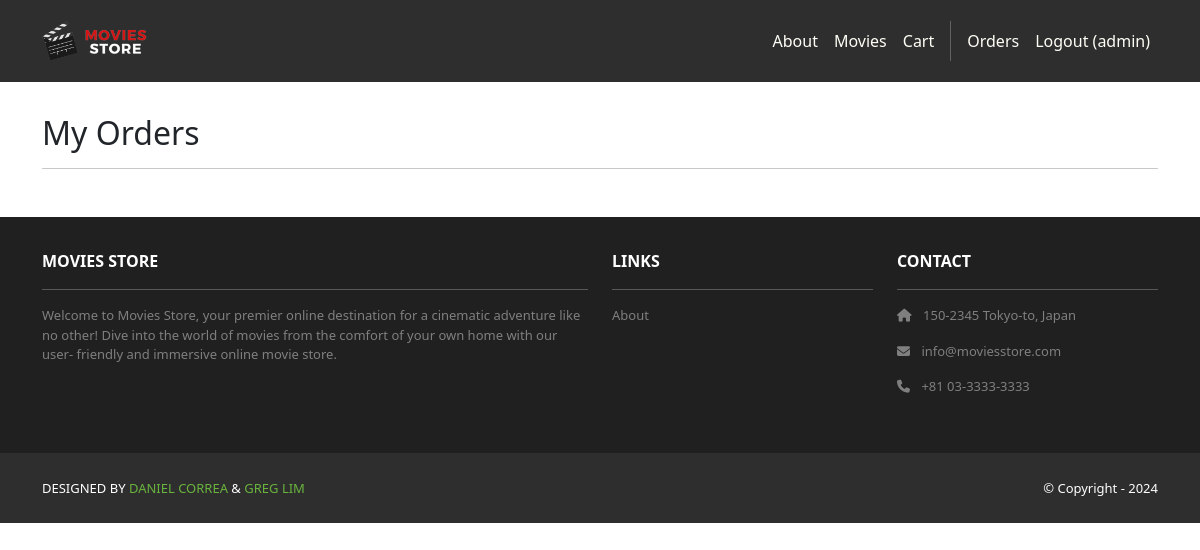
/accounts/orders/ (signed in), run on an earlier commit of the app's database.
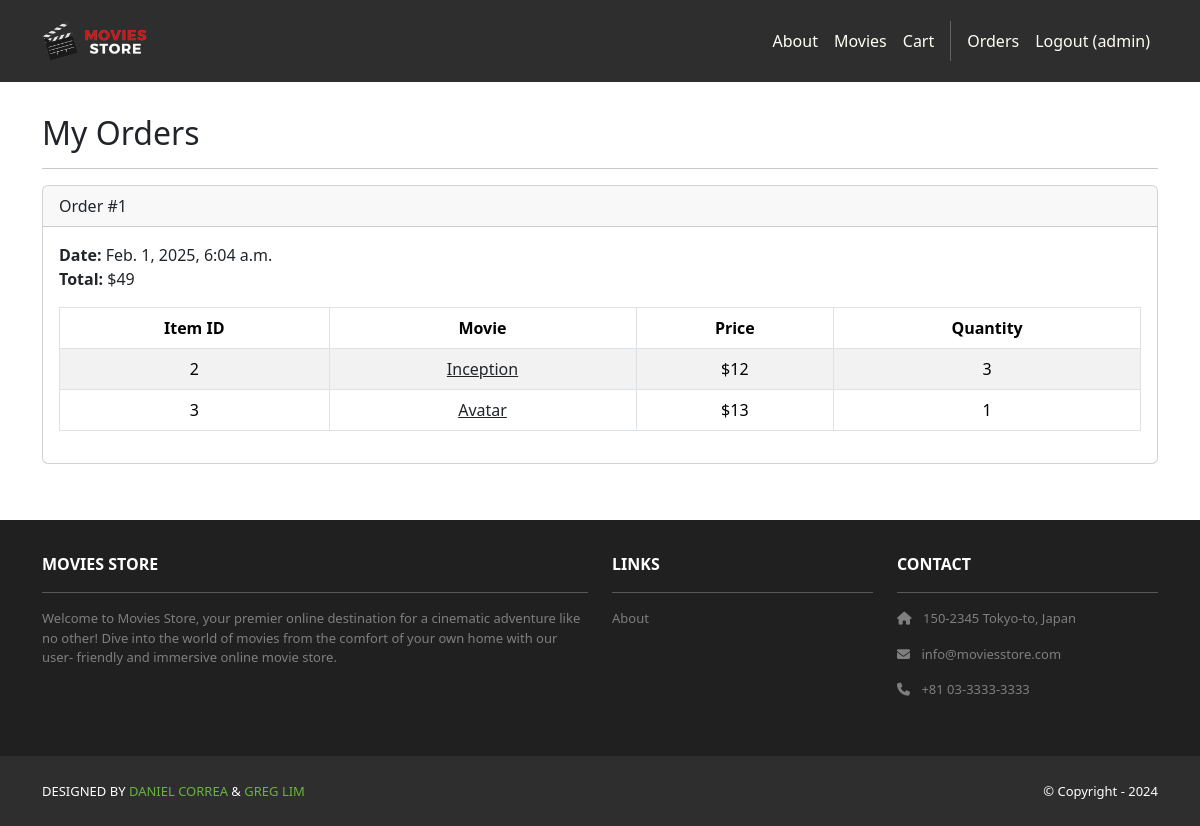
And on a later commit of the database.
### cart/models.py (models this page shows, shortened)
class Order(models.Model):
    id = models.AutoField(primary_key=True)
    total = models.IntegerField()
    date = models.DateTimeField(auto_now_add=True)
    user = models.ForeignKey(User, on_delete=models.CASCADE)

class Item(models.Model):
    id = models.AutoField(primary_key=True)
    price = models.IntegerField()
    quantity = models.IntegerField()
    order = models.ForeignKey(Order, on_delete=models.CASCADE)
    movie = models.ForeignKey(Movie, on_delete=models.CASCADE)

### movies/models.py (models this page shows, shortened)
class Movie(models.Model):
    id = models.AutoField(primary_key=True)
    name = models.CharField(max_length=255)
    price = models.IntegerField()
    description = models.TextField()
    image = models.ImageField(upload_to='movie_images/')

### accounts/views.py (the view)
# urls.py: path('orders/', views.orders, name='accounts.orders'),
@login_required
def orders(request):
    template_data = {}
    template_data['title'] = 'Orders'
    template_data['orders'] = request.user.order_set.all()
    return render(request, 'accounts/orders.html',
        {'template_data': template_data})

### accounts/templates/accounts/orders.html
{% extends 'base.html' %}
{% block content %}
<div class="p-3">
    <div class="container">
        <div class="row mt-3">
            <div class="col mx-auto mb-3">
                <h2>My Orders</h2>
                <hr />
    {% for order in template_data.orders %}
    <div class="card mb-4">
        <div class="card-header">
            Order #{{ order.id }}
        </div>
        <div class="card-body">
        <b>Date:</b> {{ order.date }}<br />
        <b>Total:</b> ${{ order.total }}<br />
        <table class="table table-bordered table-striped text-center mt-3">
        <thead>
            <tr>
            <th scope="col">Item ID</th>
            <th scope="col">Movie</th>
            <th scope="col">Price</th>
            <th scope="col">Quantity</th>
            </tr>
        </thead>
    <tbody>
        {% for item in order.item_set.all %}
        <tr>
            <td>{{ item.movie.id }}</td>
            <td>
                <a class="link-dark" href="{% url 'movies.show' id=item.movie.id %}">
                {{ item.movie.name }}
                </a>
            </td>
            <td>${{ item.movie.price }}</td>
            <td>{{ item.quantity }}</td>
        </tr>
    {% endfor %}
    </tbody>
    </table>
    </div>
    </div>
    {% endfor %}
    </div>
    </div>
    </div>
</div>
{% endblock content %}

### moviesstore/templates/base.html (shortened to what this page needs)
<!DOCTYPE html>
<html>
  {% load static %}
  <head>
    <link
      href="https://cdn.jsdelivr.net/npm/bootstrap@5.3.3/dist/css/bootstrap.min.css"
      rel="stylesheet"
    />
    <link
      rel="stylesheet"
      href="https://cdnjs.cloudflare.com/ajax/libs/font-awesome/6.1.1/css/all.min.css"
    />
    <link
      rel="stylesheet"
      type="text/css"
      href="{% static 'css/style.css' %}"
    />
  </head>
  <body>
    <nav class="p-3 navbar navbar-dark bg-dark navbar-expand-lg">
      <div class="container">
        <a class="navbar-brand" href="{% url 'home.index' %}">
          <img src="{% static 'img/logo.png' %}" alt="logo" height="40" />
        </a>
        <div class="collapse navbar-collapse" id="navbarNavAltMarkup">
          <div class="navbar-nav ms-auto navbar-ml">
            <a class="nav-link" href="{% url 'home.about' %}">About</a>
            <a class="nav-link" href="{% url 'movies.index' %}">Movies</a>
            <a class="nav-link" href="{% url 'cart.index' %}">Cart</a>
              {% if user.is_authenticated %}
              <a class="nav-link"
                href="{% url 'accounts.orders' %}">Orders
              </a>
                 <a class="nav-link"
                 href="{% url 'accounts.logout' %}">Logout ({{user.username }})</a>
              {% endif %}
          </div>
        </div>
      </div>
    </nav>
    <div>{% block content %} {% endblock content %}</div>
    <section class="p-3 ms-footer d-none d-md-block">
      <div class="container">
        <div class="row mt-3 text-white">
          <div class="col-md-6 col-lg-6 col-xl-6 mx-auto mb-4">
            <b>MOVIES STORE</b>
            <hr />
            <p>
              Welcome to Movies Store, your premier online destination for a
              cinematic adventure like no other! Dive into the world of movies
              from the comfort of your own home with our user- friendly and
              immersive online movie store.
            </p>
          </div>
          <div class="col-md-3 col-lg-3 col-xl-3 mx-auto mb-4">
            <b>LINKS</b>
            <hr />
            <p><a class="nav-link" href="{% url 'home.about' %}"> About </a></p>
          </div>
          <div class="col-md-3 col-lg-3 col-xl-3 mx-auto mb-4">
            <b>CONTACT</b>
            <hr />
            <p><i class="fas fa-home me-2"></i> 150-2345 Tokyo-to, Japan</p>
            <p>
              <i class="fas fa-envelope me-2"></i>
              info@moviesstore.com
            </p>
            <p>
              <i class="fas fa-phone me-2"></i>
              +81 03-3333-3333
            </p>
          </div>
        </div>
      </div>
    </section>
    <section class="p-3 ms-footer-bottom bg-dark">
      <div class="container d-flex justify-content-between">
        <div class="me-5 text-white">
          <span
            >DESIGNED BY
            <a href="https://www.x.com/danielgarax" target="_blank"
              >DANIEL CORREA</a
            >
            &
            <a href="https://www.x.com/greglim81" target="_blank">GREG LIM</a>
          </span>
        </div>
        <div class="text-white">
          <span>© Copyright - 2024</span>
        </div>
      </div>
    </section>
  </body>
</html>

### moviesstore/static/css/style.css (style rules this page uses)
.navbar a.nav-link { color: #fffef6 !important; }
.bg-dark { background-color: #2e2e2e !important; }
.ms-footer { background-color: #202020; }
.ms-footer p { color: #7f7f7f; font-size: 13px; }
.ms-footer-bottom span { font-size: 13px; line-height: 38px; }
.ms-footer-bottom a { color: #6ab43e; text-decoration: none; }

What changed in the data, as far as the page shows it:
added Order: id "1", date "Feb. 1, 2025, 6:04 a.m.", total "49"
added Item: movie.id "2", movie.name "Inception", movie.price "12", quantity "3"
added Item: movie.id "3", movie.name "Avatar", movie.price "13", quantity "1"
